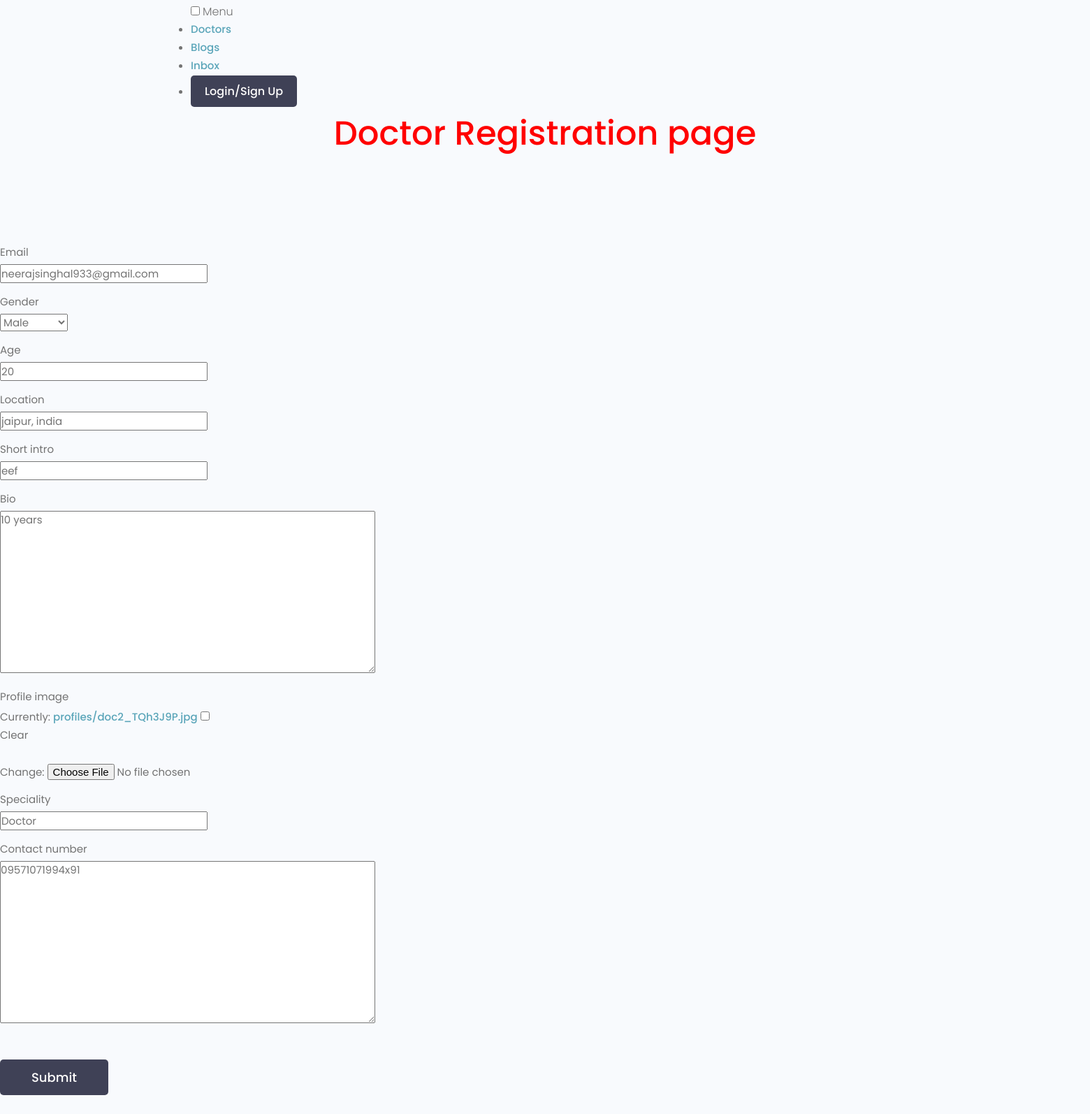
Page /doctors/doctorRegister/903b702256a84d58b973782fb5d311dc/ (lower part) on the earlier database version.
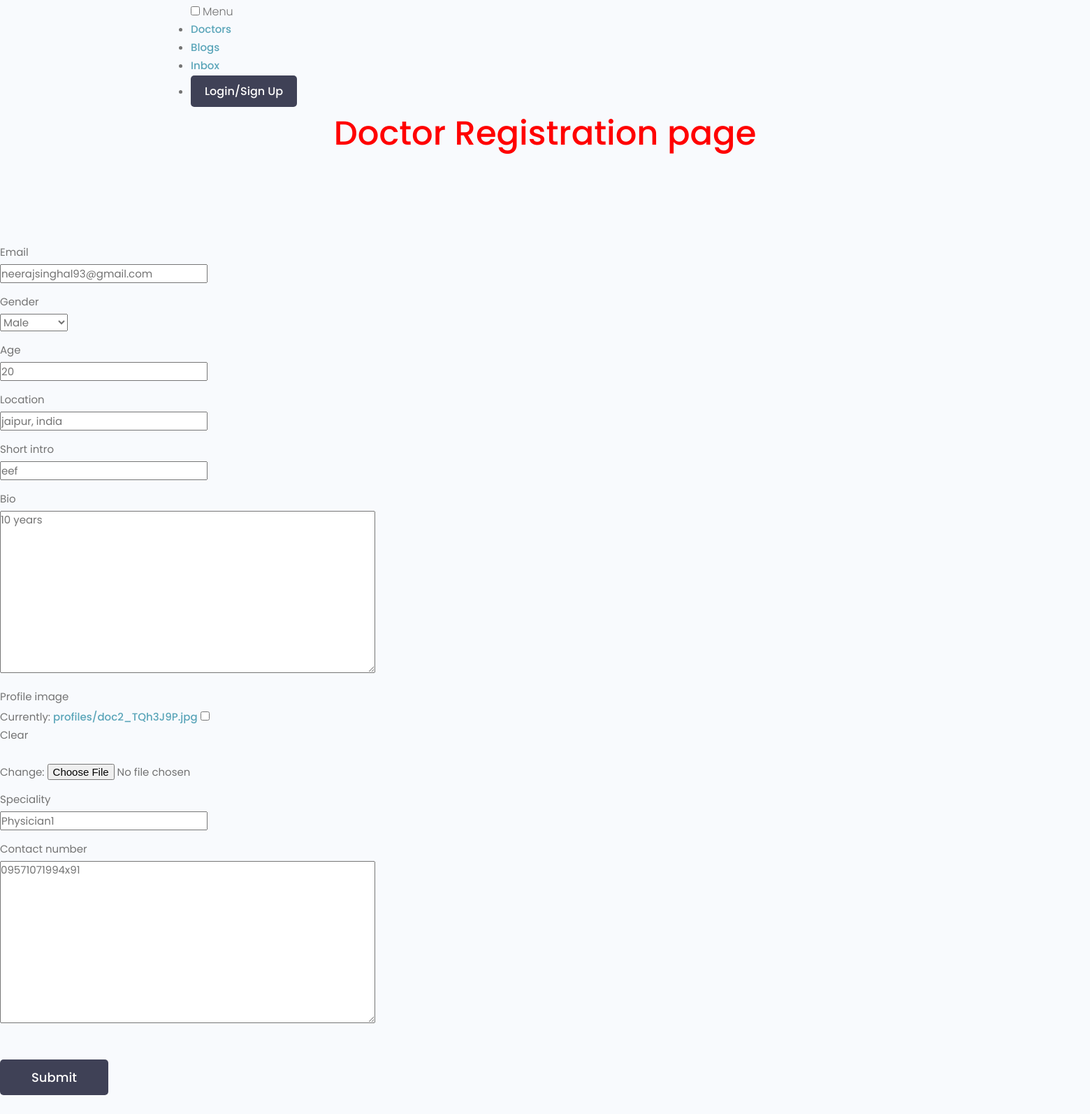
Same page on the later database version.
### doctors/models.py (models this page shows, shortened)
class Profile(models.Model):
    GenderChoices = (
        ("M", "Male"),
        ("F", "Female"),
    )
    user = models.OneToOneField(
        User, on_delete=models.CASCADE, null=True, blank=True)
    name = models.CharField(max_length=200, blank=True, null=True)
    email = models.EmailField(max_length=500, blank=True, null=True)
    gender = models.CharField(
        max_length=1, choices=GenderChoices, blank=False, null=False)
    age = models.IntegerField(null=False)
    username = models.CharField(max_length=200, blank=True, null=True)
    location = models.CharField(max_length=500, blank=True, null=True)
    short_intro = models.CharField(max_length=200, blank=True, null=True)
    bio = models.TextField(blank=True, null=True)
    profile_image = models.ImageField(
        null=True, blank=True, upload_to='profiles/', default="profiles/user-default.png")
    speciality = models.CharField(max_length=200, blank=True, null=True)
    contact_number = PhoneField(blank=True, help_text='Contact phone number')
    joining_date = models.DateField(auto_now_add=True)
    Did = models.UUIDField(default=uuid.uuid4, unique=True,
                           primary_key=True, editable=False)

### doctors/views.py (the view, shortened to what this page needs)
# urls.py: path('doctorRegister/<str:pk>/', views.doctorRegister, name='doctorRegister'),
def doctorRegister(request, pk):
    msg = None
    usr = Profile.objects.get(Did=pk)
    form = DoctorProfileForm(instance=usr)
    return render(request, 'doctorRegister.html', {'form': form, 'msg': msg})

### doctors/forms.py
class DoctorProfileForm(ModelForm):
    class Meta:
        model = Profile
        fields = '__all__'
        exclude = ('user','name','username',)

### doctors/templates/doctorRegister.html (shortened to what this page needs)
{% extends 'main.html' %}
{% load static %}
{% block content %}
<h1 style="text-align: center;">Doctor Registration page</h1>
<main class="formPage my-xl">
  <div class="content-box">
    <div class="formWrapper">
      <br>
      <form class="form" method="POST" enctype="multipart/form-data">
        {% for field in form %}
        <div class=" form__field">
          <label for="formInput#text">{{field.label}}</label>
          {{field}}
        </div>
        {% endfor %}
        <input class="btn btn--sub btn--lg  my-md" type="submit" value="Submit" />
      </form>
    </div>
  </div>
</main>
{% endblock content %}

### templates/main.html (shortened to what this page needs)
<!DOCTYPE html>
{% load static %}
<html lang="en">
<head>
    <link rel="stylesheet" href="https://cdn.iconmonstr.com/1.3.0/css/iconmonstr-iconic-font.min.css" />
    <link rel="stylesheet" href="{% static 'uikit/styles/uikit.css' %}" />
    <link rel="stylesheet" href="{% static 'styles/app.css' %}" />
    <link rel="stylesheet" type="text/css" media='screen' href="{% static 'styles/main.css' %}">
</head>
<body>
    {% include 'navbar.html' %}
    {% block content %}
    {% endblock content %}
</body>
</html>

### templates/navbar.html (shortened to what this page needs)
{% load static %}
<header class="header">
    <div class="container container--narrow">
        <nav class="header__nav">
            <input type="checkbox" id="responsive-menu" />
            <label for="responsive-menu" class="toggle-menu">
                <span>Menu</span>
            </label>
            <ul class="header__menu">
                <li class="header__menuItem"><a href="{% url 'allDoctors' %}">Doctors</a></li>
                <li class="header__menuItem"><a href="">Blogs</a></li>
                <li class="header__menuItem"><a href="">Inbox</a></li>
                {% if request.user.is_authenticated %}
                <li class="header__menuItem"><a href="{% url 'logout' %}" class="btn btn--sub">Logout</a></li>
                {% else %}
                <li class="header__menuItem"><a href="{% url 'doctorLogin' %}" class="btn btn--sub">Login/Sign Up</a>
                </li>
                {% endif %}
            </ul>
        </nav>
    </div>
</header>

### static/styles/main.css (style rules this page uses)
h1 { color: red; }

### static/uikit/styles/modules/_variables.css (style rules this page uses)
:root { --color-main: #5aa5b9; --color-main-light: #e6faff; --color-sub: #3f4156; --color-sub-light: #51546e; --color-sub-lighter: #ededfd; --color-text: #737373; --color-gray: #8b8b8b; --color-light: #e5e7eb; --color-light-gray: #767676; --color-bg: #f8fafd; --color-white: #fffefd; --color-white-light: #f3f3f3; --color-success: #359e64; --color-success-bg: #def8e8; --color-error: #fc4b0b; --color-error-bg: #fff2ee; --font-base: 'Poppins', arial, helvetica, 'Segoe UI', roboto, ubuntu, sans-serif; --font-monospace: 'Fira Code', 'Courier New', courier, monospace; --font-regular: 300; --font-medium: 500; --font-bold: 700; --generic-shadow: 1px 1px 5px #00000010; --generic-transition: all 0.3s ease-in-out; }

### static/uikit/styles/modules/_base.css (style rules this page uses)
* { margin: 0; padding: 0; box-sizing: border-box; text-rendering: optimizeLegibility; color: inherit; font-size: inherit; }
html { font-size: 50%; }
@media only screen and (min-width: 480px) { html { font-size: 56.25%; } }
@media only screen and (min-width: 1200px) { html { font-size: 62.5%; } }
body { line-height: 1.6; font-weight: 400; font-size: 1.5rem; color: var(--color-text); background-color: var(--color-bg); min-height: 100vh; }

### static/uikit/styles/modules/_typography.css (style rules this page uses)
* { font-family: var(--font-base); }
h1 { font-size: 4.8rem; font-weight: var(--font-medium); }
p, span, strong { font-size: 1.6rem; color: var(--color-text); font-weight: var(--font-regular); }
a { padding-bottom: 2px; text-decoration: none; display: inline-block; color: var(--color-main); font-weight: var(--font-medium); }

### static/uikit/styles/modules/_utilities.css (style rules this page uses)
.container { width: 92%; max-width: 165rem; margin: 0 auto; box-sizing: border-box; }
.container--narrow { width: 92%; max-width: 120rem; }
@media screen and (min-width: 1000px) { .container { width: 90%; } }
@media screen and (min-width: 1000px) { .container--narrow { width: 85%; } }
@media screen and (min-width: 1200px) { .container { width: 80%; } }
@media screen and (min-width: 1200px) { .container--narrow { width: 72%; } }
@media screen and (min-width: 1440px) { .container { width: 72%; } }
@media screen and (min-width: 1440px) { .container--narrow { width: 65%; } }
.my-md { margin: 3rem auto; }
.my-xl { margin: 8rem auto; }

### static/uikit/styles/modules/_button.css (style rules this page uses)
.btn { display: inline-block; position: relative; cursor: pointer; background-color: var(--color-light); font-weight: var(--font-medium); color: var(--color-sub); text-decoration: none; padding: 1rem 2rem; border-radius: 0.5rem; border: none; width: -webkit-fit-content; width: -moz-fit-content; width: fit-content; height: -webkit-fit-content; height: -moz-fit-content; height: fit-content; font-size: 1.6rem; outline-width: 0; outline-color: transparent; -webkit-backface-visibility: hidden; backface-visibility: hidden; transition: all 0.3s ease-in-out; }
.btn--sub { background-color: var(--color-sub); color: var(--color-white); }
.btn--lg { font-size: 1.8rem; padding: 1.2rem 4.5rem; }

### static/uikit/styles/modules/_form.css (style rules this page uses)
.form { display: block; }
.form__field { margin-top: 1.5rem; margin-bottom: 1.5rem; }
.form__label, .form__field > label { display: block; margin-bottom: 0.5rem; color: var(--color-text); }

Differences in the rows shown:
changed Profile "Male": email "neerajsinghal933@gmail.com" → "neerajsinghal93@gmail.com"; speciality "Doctor" → "Physician1"
